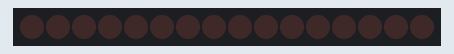
Simulated run of this sketch. Board: Arduino Uno, built with avr-gcc and run on an emulated ATmega328P. On the bench: 16 shift-register outputs drawn as a row of LEDs (first output left, lit = HIGH). Wiring (inferred from the names in the program): 2 × shift register (74HC595): data pin 4; shift clock pin 6; latch pin 5. Wiring (inferred from the signals the program sends): row of LEDs: on Q0, Q1, Q2, Q3, Q4, Q5, Q6, Q7, Q8, Q9, Q10, Q11, Q12, Q13, Q14, Q15.

Above: at 1.0 s.
At 2.2 s:
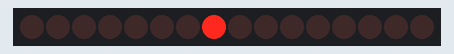
At 3.7 s:
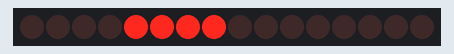
At 6.7 s:
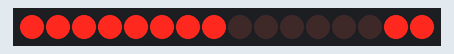
At 9.7 s:
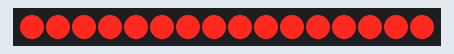
At 12.7 s:
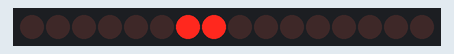
Timing chart, 0 to 13.0 s (numbered marks = the images above):
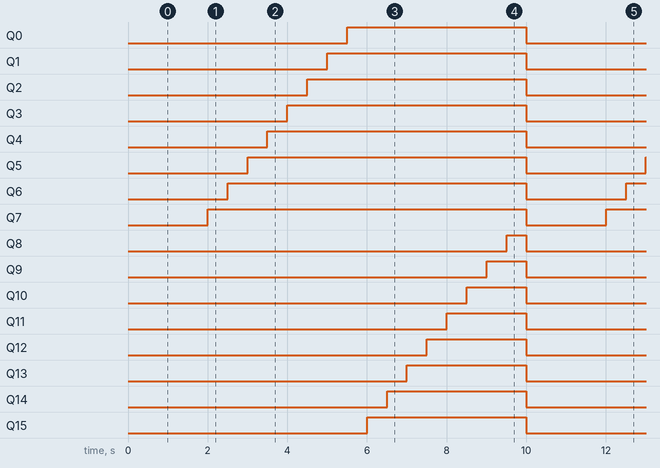

Measured:
- by itself, Q0: alternates HIGH for 4.5 s and LOW for 5.5 s
- by itself, Q1: alternates HIGH for 5.0 s and LOW for 5.0 s
- by itself, Q2: alternates HIGH for 5.5 s and LOW for 4.5 s
- by itself, Q3: alternates HIGH for 6.0 s and LOW for 4.0 s
- by itself, Q4: alternates HIGH for 6.5 s and LOW for 3.5 s
- by itself, Q5: alternates HIGH for 7.0 s and LOW for 3.0 s
- by itself, Q6: alternates HIGH for 7.5 s and LOW for 2.5 s
- by itself, Q7: alternates HIGH for 8.0 s and LOW for 2.0 s

The sketch:

Test_output1.ino
```cpp
int dataPin = 4;	// data pin of shift register
int latchPin = 5;	// latch pin of shift register
int clockPin = 6;	// clock pin of shift register


byte leds1 = 0;		// each var controls leds in each shift register
byte leds2 = 0;


void setup()
{
  Serial.begin(9600);
  // set all the pins of 74HC595 as OUTPUT
  pinMode(latchPin, OUTPUT);
  pinMode(dataPin, OUTPUT);
  pinMode(clockPin, OUTPUT);
}


// set the latchPin to low, then shift out contents of variable
//  'leds' in the shift register before putting the 'latchPin'
//  high again

void updateShiftRegister()
{
   digitalWrite(latchPin, LOW);
   shiftOut(dataPin, clockPin, LSBFIRST, leds2);
   shiftOut(dataPin, clockPin, LSBFIRST, leds1);
   digitalWrite(latchPin, HIGH);
}


void loop()
{
  leds1 = 0;	// initialize leds
  leds2 = 0;
  updateShiftRegister();
  delay(2000);

  // turn on a given LED pattern
  int pattern1[] = {0, 1, 2, 3, 4, 5, 6, 7};
  int pattern2[] = {0, 1, 2, 3, 4, 5, 6, 7};
  /*
  bitSet(leds1, 5);
  updateShiftRegister();
  delay(5000);
  Serial.println(leds1);
  */

  for (int i = 0; i < sizeof(pattern1)/sizeof(pattern1[0]); i++){
    bitSet(leds1, pattern1[i]);
    updateShiftRegister();
    delay(500);
  }

   for (int j = 0; j < sizeof(pattern2)/sizeof(pattern2[0]); j++){
    bitSet(leds2, pattern2[j]);
    updateShiftRegister();
    delay(500);
  }

  //Serial.println(leds1, BIN);
  //Serial.println(leds2, BIN);
//  delay(1000000);
}
```
